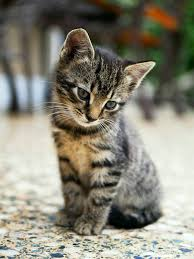
#> input picture cat.jpg, 194 x 259 px; its folder holds 5 pictures in this run; the run also reads 1 picture not shown here
$ jupyter execute slam_lab8.ipynb
#> lines starting #> are read from the running program, lines starting #| are printed output that depends on the picture; after the words box and inside, x2 and y2 are one past the last pixel; in counts of white or black regions, pixels touching at a corner belong together
[cell 1]
import numpy as np
import cv2 as cv
import glob

[cell 2]
# termination criteria
criteria = (cv.TERM_CRITERIA_EPS + cv.TERM_CRITERIA_MAX_ITER, 30, 0.001)
# prepare object points, like (0,0,0), (1,0,0), (2,0,0) ....,(6,5,0)
objp = np.zeros((6*7,3), np.float32)
objp[:,:2] = np.mgrid[0:7,0:6].T.reshape(-1,2)
# Arrays to store object points and image points from all the images.
objpoints = [] # 3d point in real world space
imgpoints = [] # 2d points in image plane.
images = glob.glob('*.jpg')
for fname in images:
    img = cv.imread(fname)
#> img is the input picture: shape (259, 194, 3); mean B, G, R 120, 133.8, 136.3
    gray = cv.cvtColor(img, cv.COLOR_BGR2GRAY)
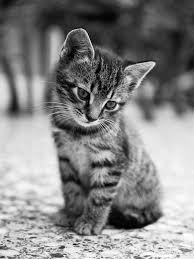
#> gray: shape (259, 194); min 0, max 255, mean 133
    # Find the chess board corners
    ret, corners = cv.findChessboardCorners(gray, (7,6), None)
#> ret = False; corners = None
    # If found, add object points, image points (after refining them)
    if ret == True:
        objpoints.append(objp)
        corners2 = cv.cornerSubPix(gray,corners, (11,11), (-1,-1), criteria)
        imgpoints.append(corners2)
        # Draw and display the corners
        cv.drawChessboardCorners(img, (7,6), corners2, ret)
        cv.imshow('img', img)
        cv.waitKey(500)
#> pass 2 of the loop `for fname in images:`:
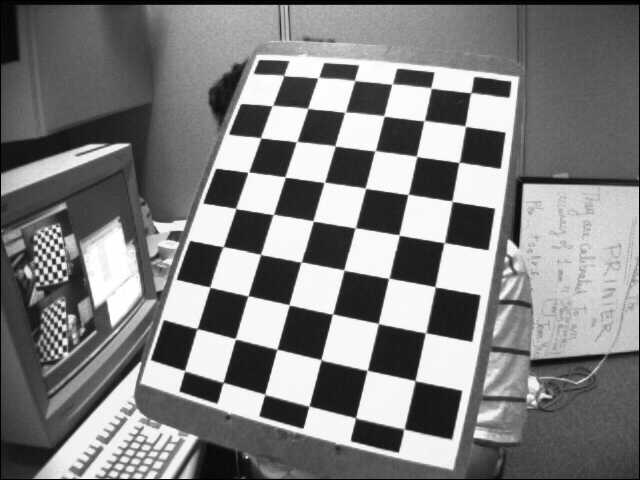
#> input picture left08.jpg, 640 x 480 px
#> img is the input picture: shape (480, 640, 3); min 0, max 255, mean 127.3
#> gray: shape (480, 640)
#> ret = True; corners = 42 rows, first 8: [196.5, 328.9], [210.1, 287.7], [224, 245.6], [235.5, 208.3], [247.4, 172.5], [261.4, 138.2], [272.4, 105.6], [234.5, 338.3]
#> corners2 = 42 rows, first 8: [197, 328.5], [209.9, 287.2], [223, 246.7], [235.7, 208.5], [248.3, 172.2], [260.6, 137.7], [272.4, 105.5], [235.4, 338.8]
#> `cv.drawChessboardCorners(img, (7,6), corners2, ret)`:
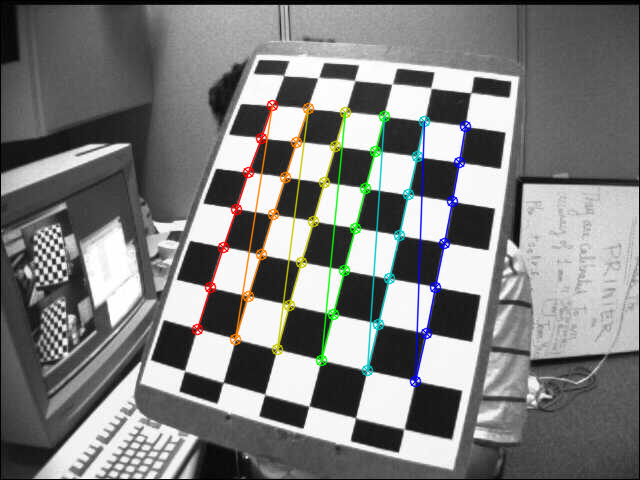
#> img: shape (480, 640, 3); 3.72% of pixels changed, all inside (x1, y1, x2, y2) = (191, 99, 472, 388)
#> pass 3 of the loop `for fname in images:`:
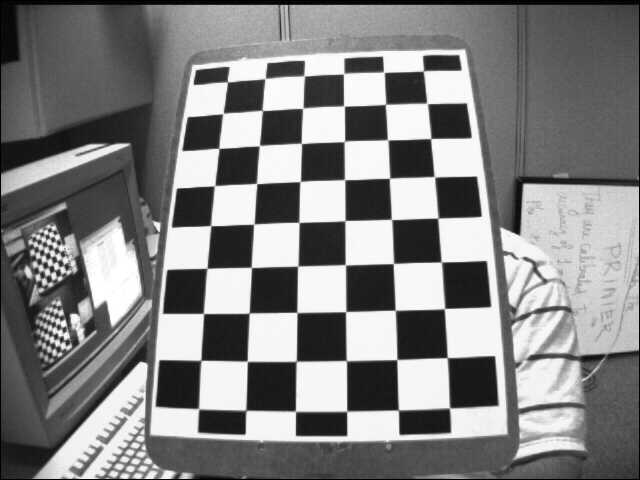
#> input picture left12.jpg, 640 x 480 px
#> img is the input picture: shape (480, 640, 3); min 0, max 255, mean 129.5
#> corners = 42 rows, first 8: [423.1, 71.24], [426.8, 103.1], [430.8, 138.6], [434.5, 176.8], [437.8, 218.3], [441.1, 262], [444.4, 308.6], [383.7, 72.08]
#> corners2 = 42 rows, first 8: [423.5, 70.89], [427.2, 103.4], [430.7, 138.5], [434.3, 176.7], [437.9, 218.1], [441.4, 261.9], [444.5, 308.6], [383.9, 72.21]
#> `cv.drawChessboardCorners(img, (7,6), corners2, ret)`:
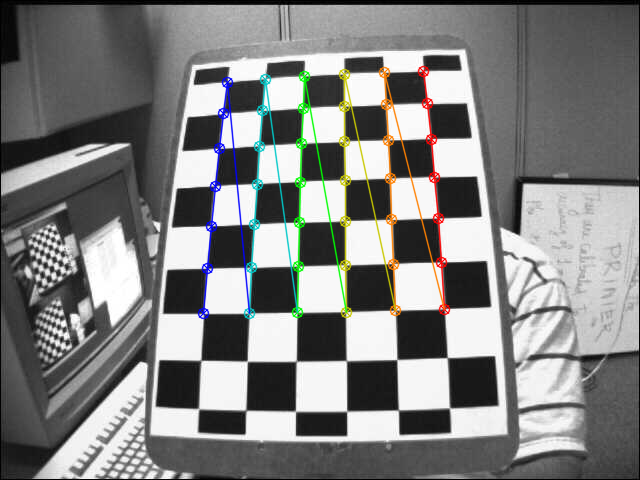
#> img: shape (480, 640, 3); 3.64% of pixels changed, all inside (x1, y1, x2, y2) = (197, 65, 451, 320)
#> the loop made 5 passes; the first 3 are shown
cv.destroyAllWindows()

[cell 3]
ret, mtx, dist, rvecs, tvecs = cv.calibrateCamera(objpoints, imgpoints, gray.shape[::-1], None, None)

[cell 4]
img = cv.imread('left12.jpg')
h,  w = img.shape[:2]
#> h = 480; w = 640
newcameramtx, roi = cv.getOptimalNewCameraMatrix(mtx, dist, (w,h), 1, (w,h))
newcameramtx, roi

[cell 5]
# undistort
dst = cv.undistort(img, mtx, dist, None, newcameramtx)
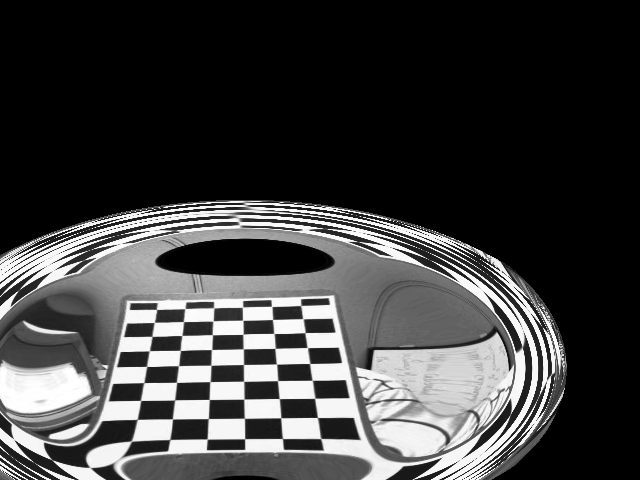
#> dst: shape (480, 640, 3); min 0, max 255, mean 62.8
# crop the image
x, y, w, h = roi
dst = dst[y:y+h, x:x+w]
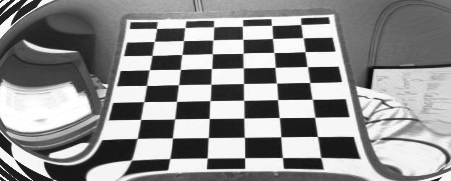
#> dst: shape (181, 451, 3); min 10, max 255, mean 141.8
cv.imwrite('calibresult.png', dst)

[cell 6]
img = cv.imread('left12.jpg')
h,  w = img.shape[:2]
newcameramtx, roi = cv.getOptimalNewCameraMatrix(mtx, dist, (w,h), 1, (w,h))

[cell 7]
# undistort
mapx, mapy = cv.initUndistortRectifyMap(mtx, dist, None, newcameramtx, (w,h), 5)
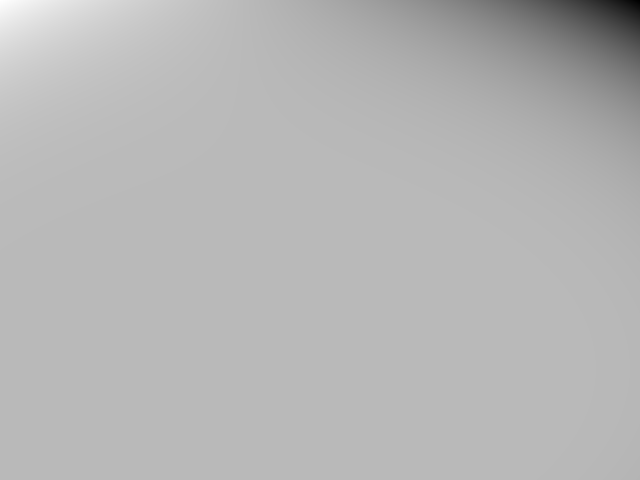
#> mapx: shape (480, 640) float32; min -251889.1, max 94420, mean -5056.7; drawn with min black and max white
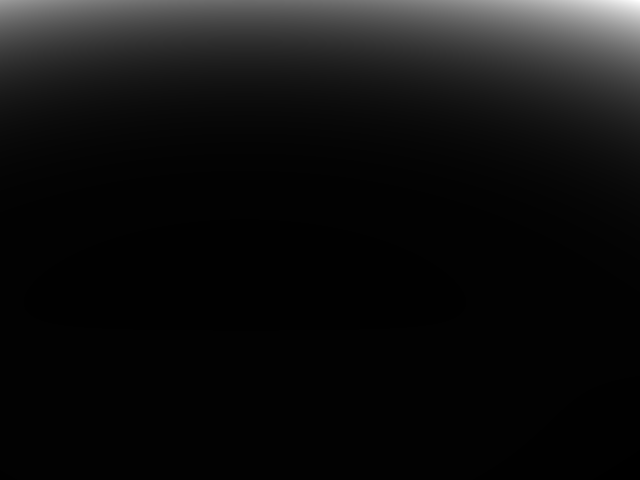
#> mapy: shape (480, 640) float32; min -3341.2, max 439357.4, mean 25319.3; drawn with min black and max white
dst = cv.remap(img, mapx, mapy, cv.INTER_LINEAR)
#> dst: shape (480, 640, 3)
# crop the image
x, y, w, h = roi
dst = dst[y:y+h, x:x+w]
#> dst: shape (181, 451, 3)
cv.imwrite('calibresult1.png', dst)

[cell 8]
mean_error = 0
for i in range(len(objpoints)):
    imgpoints2, _ = cv.projectPoints(objpoints[i], rvecs[i], tvecs[i], mtx, dist)
    error = cv.norm(imgpoints[i], imgpoints2, cv.NORM_L2)/len(imgpoints2)
    mean_error += error
print( "total error: {}".format(mean_error/len(objpoints)) )
